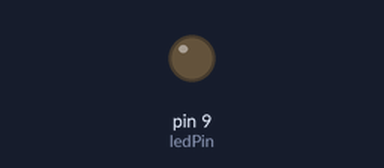
This sketch was run on a simulated Arduino Uno, built with avr-gcc and run on an emulated ATmega328P. Parts: output pins drawn as LEDs (lit = HIGH).

Above: at 0.3 s.
At 6.4 s:
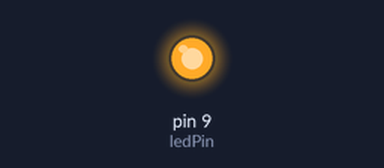
Timing chart, 0 to 14.3 s (numbered marks = the images above):
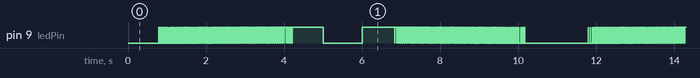

The sketch:

brightness-LED.ino
```cpp
const int ledPin = 9;
const int totalTime = 2000;

void setup() {
  pinMode(ledPin, OUTPUT);
}
// better to use for loops for this to itterate the brightness going from 0-100% and 100%-0%
void loop() {
  // Brighten the LED
  for (int brightness = 0; brightness <= 100; brightness++) {
    digitalWrite(ledPin, HIGH);
    delay((brightness * totalTime / 100) / 40); //the higher the divsion the more slower it lights up
    digitalWrite(ledPin, LOW);
    delay(((100 - brightness) * totalTime / 100) / 40); //for the top
  }

  // Keep the LED on at maximum brightness for a while
  delay(1000);

  // Dim the LED
  for (int brightness = 100; brightness >= 0; brightness--) {
    digitalWrite(ledPin, HIGH);
    delay((brightness * totalTime / 100) / 40);
    digitalWrite(ledPin, LOW);
    delay(((100 - brightness) * totalTime / 100) / 40);
  }
}
```

Measured:
- by itself, pin 9 (ledPin): moves between LOW and HIGH, repeating every 11.0 s
- by itself, everything shown: repeats every 11.0 s, in 36 steps
